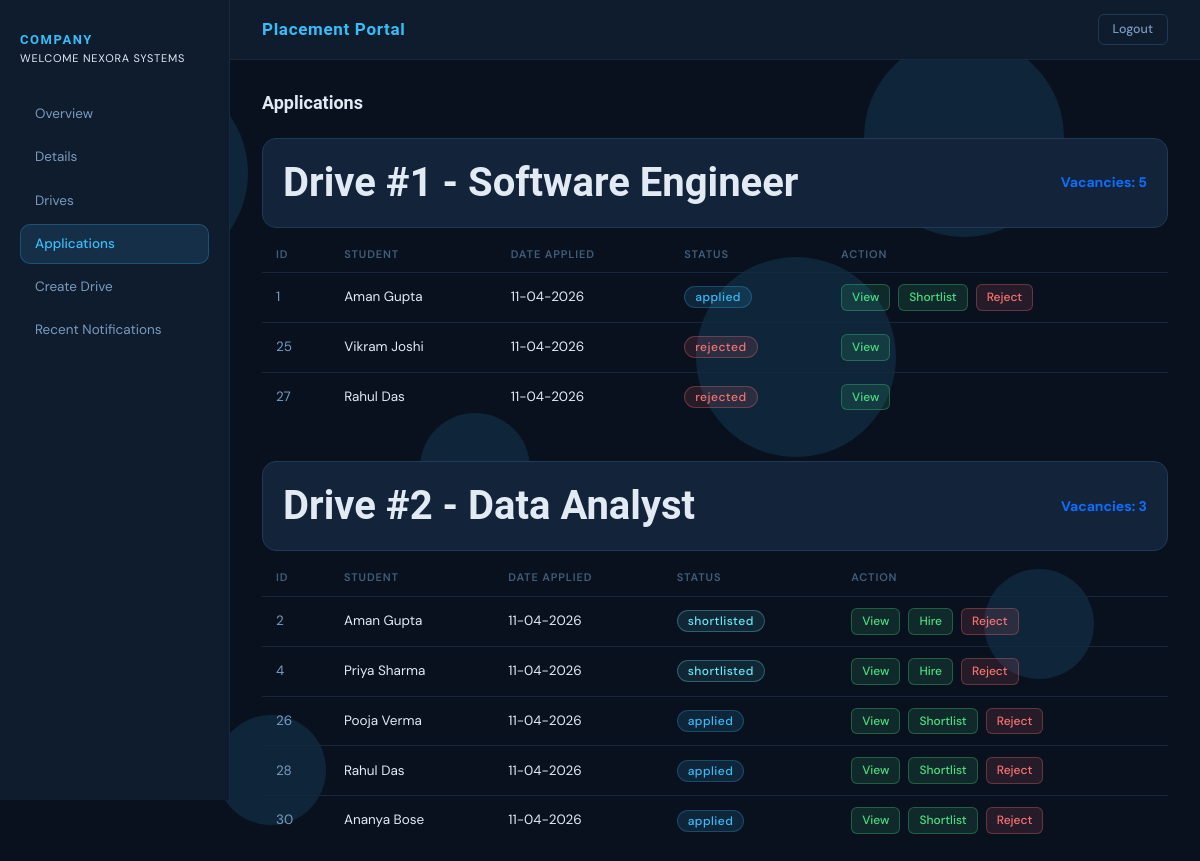
The page /company/applications (signed in) on the database its author committed.
### model.py (models this page shows)
class Company(db.Model):
    id = db.Column(db.Integer, primary_key=True)
    user_id = db.Column(db.Integer, db.ForeignKey('user.id'))
    name = db.Column(db.String(100), nullable=False)
    hr_contact = db.Column(db.String(100), nullable=False)
    website = db.Column(db.String(200), nullable=False)
    is_approved = db.Column(db.String(20), default="pending", nullable=False)  # pending / approved / rejected
    drives = db.relationship('Drive', backref='company')

class Drive(db.Model):
    id = db.Column(db.Integer, primary_key=True)
    company_id = db.Column(db.Integer, db.ForeignKey('company.id'))
    job_title = db.Column(db.String(100), nullable=False)
    vacancies = db.Column(db.Integer, default=1)
    description = db.Column(db.Text, default="No Description")
    eligibility = db.Column(db.String(200), nullable=False, default="None")
    eligibility_cgpa = db.Column(db.Float, default=0.0)
    deadline = db.Column(db.Date, nullable=False)
    status = db.Column(db.String(20), default="pending", nullable=False)  # pending / approved / closed
    applications = db.relationship('Application', backref='drive')

class Application(db.Model):
    id = db.Column(db.Integer, primary_key=True)
    student_id = db.Column(db.Integer, db.ForeignKey('student.id'))
    drive_id = db.Column(db.Integer, db.ForeignKey('drive.id'))
    applied_on = db.Column(db.DateTime(timezone=True), default=lambda: datetime.now(ZoneInfo("Asia/Kolkata")))
    status = db.Column(db.String(20), default="applied")

class Student(db.Model):
    id = db.Column(db.Integer, primary_key=True)
    user_id = db.Column(db.Integer, db.ForeignKey('user.id'))
    name = db.Column(db.String(100), nullable=False)
    email = db.Column(db.String(100), nullable=False)
    contact_number = db.Column(db.String(15), nullable=False)
    resume = db.Column(db.String(200), nullable=False)
    cgpa = db.Column(db.Float, nullable=False)
    skills = db.Column(db.String(200))
    course = db.Column(db.String(100))
    applications = db.relationship('Application', backref='student')

### route/company.py (the view)
@company_bp.route("/applications", methods=["GET"])
def applications():
    comp_id = session.get("comp_id")
    company = Company.query.get(comp_id)
    status = ['active', 'closed']
    drives = Drive.query.filter(Drive.company_id == comp_id, Drive.status.in_(status)).all()
    return render_template("company/applications.html", company = company,drives=drives , active_tab="applications")

### route/company.py (called while the page is built)
@company_bp.before_request
def restrict_company():
    if not session.get("user_id"):
        return redirect(url_for("auth.login"))
    if session.get("role") != "company":
        flash("Unauthorized access!", "danger")
        return redirect(url_for("auth.login"))
    user = User.query.get_or_404(session["user_id"])
    if user.is_blacklisted:
        flash("Account Blacklisted", "danger")
        return redirect(url_for("auth.login"))

### templates/company/applications.html
{% extends "company/base.html" %}
{% block content %}
<h2 class="mb-4">Applications</h2>
{% for drive in drives %}
<div class="card shadow-sm mb-2 w-100">
  <div class="card-body d-flex justify-content-between align-items-center">
    <h1 class="fw-bold mb-0">
      Drive #{{ drive.id }} - {{ drive.job_title }}
    </h1>
    <div class="fw-bold text-primary">
      Vacancies: {{ drive.vacancies }}
    </div>
  </div>
</div>
{% if drive.applications %}
<div class="table-responsive mb-4">
  <table class="table">
    <thead>
      <tr>
        <th>ID</th>
        <th>Student</th>
        <th>Date Applied</th>
        <th>Status</th>
        <th>Action</th>
      </tr>
    </thead>
    <tbody>
      {% for app in drive.applications %}
      <tr>
        <td>{{ app.id }}</td>
        <td>{{ app.student.name }}</td>
        <td>{{ app.applied_on.strftime('%d-%m-%Y') }}</td>
        <td>
          <span class="badge
            {% if app.status == 'placed' %}bg-success
            {% elif app.status == 'rejected' %}bg-danger
            {% elif app.status == 'withdrawn' %}bg-warning
            {% elif app.status == 'shortlisted' %}bg-info
            {% else %}bg-secondary{% endif %}">
            {{ app.status }}
          </span>
        </td>
        <td class="d-flex gap-2 flex-wrap">
          <a href="{{ url_for('company.view_application', id=app.id) }}" class="btn btn-success btn-sm">View</a>
          {% if app.status == 'applied' %}
          <form action="{{ url_for('company.shortlist_application', id=app.id) }}" method="POST">
            <button type="submit" class="btn btn-success btn-sm">Shortlist</button>
          </form>
          {% elif app.status == 'shortlisted' %}
          <form action="{{ url_for('company.hire_application', id=app.id) }}" method="POST">
            <button type="submit" class="btn btn-success btn-sm">Hire</button>
          </form>
          {% endif %}
          {% if app.status != 'rejected' and app.status != 'withdrawn' and app.status != 'placed' %}
          <form action="{{ url_for('company.reject_application', id=app.id) }}" method="POST">
            <button type="submit" class="btn btn-danger btn-sm">Reject</button>
          </form>
          {% endif %}
        </td>
      </tr>
      {% endfor %}
    </tbody>
  </table>
</div>
{% else %}
<p class="text-muted mb-4">No applications for this drive.</p>
{% endif %}
{% endfor %}
{% endblock %}

### templates/company/base.html (shortened to what this page needs)
<!DOCTYPE html>
<html lang="en">
<head>
  <link href="https://cdn.jsdelivr.net/npm/bootstrap@5.3.3/dist/css/bootstrap.min.css" rel="stylesheet"/>
  <link rel="stylesheet" href="{{ url_for('static', filename='app.css') }}">
</head>
<body>
  {% for i in range(12) %}
    <div class="bubble"></div>
  {% endfor %}
  <div class="admin-shell">
    <aside class="admin-sidebar">
      <h1 class="sidebar-title">Company</h1>
      <p class="sidebar-subtitle">Welcome {{company.name}}</p>
      <nav class="sidebar-nav" id="sidebarNav">
        <a href="{{ url_for('company.dashboard') }}" class="sidebar-link {% if active_tab == 'dashboard' %}active{% endif %}">Overview</a>
        <a href="{{ url_for('company.profile') }}" class="sidebar-link {% if active_tab == 'profile' %}active{% endif %}">Details</a>
        <a href="{{ url_for('company.drives') }}" class="sidebar-link {% if active_tab == 'drives' %}active{% endif %}">Drives</a>
        <a href="{{ url_for('company.applications') }}" class="sidebar-link {% if active_tab == 'applications' %}active{% endif %}">Applications</a>
        <a href="{{ url_for('company.create_drive') }}" class="sidebar-link {% if active_tab == 'create_drive' %}active{% endif %}">Create Drive</a>
        <a href="{{ url_for('company.notifications') }}" class="sidebar-link {% if active_tab == 'logs' %}active{% endif %}">Recent Notifications</a>
      </nav>
    </aside>
    <main class="admin-main">
      <header class="topbar">
        <span class="fw-bold">Placement Portal</span>
        <a href="{{ url_for('auth.logout') }}" class="btn-zenvia logout-btn">Logout</a>
      </header>
      <div class="main-content">
        {% block content %}{% endblock %}
      </div>
    </main>
  </div>
</body>
</html>

### rows shown on the page
Company: name "NEXORA SYSTEMS"
Drive: id "1", job_title "Software Engineer", vacancies "5"
Application: id "1", student.name "Aman Gupta", applied_on "11-04-2026", status "applied"
Application: id "25", student.name "Vikram Joshi", applied_on "11-04-2026", status "rejected"
Application: id "27", student.name "Rahul Das", applied_on "11-04-2026", status "rejected"
Drive: id "2", job_title "Data Analyst", vacancies "3"
Application: id "2", student.name "Aman Gupta", applied_on "11-04-2026", status "shortlisted"
Application: id "4", student.name "Priya Sharma", applied_on "11-04-2026", status "shortlisted"
Application: id "26", student.name "Pooja Verma", applied_on "11-04-2026", status "applied"
Application: id "28", student.name "Rahul Das", applied_on "11-04-2026", status "applied"
Application: id "30", student.name "Ananya Bose", applied_on "11-04-2026", status "applied"
